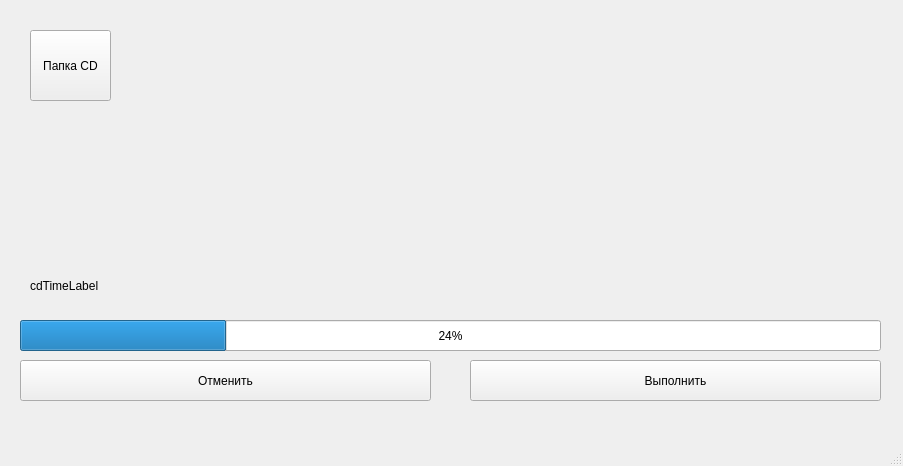
<?xml version="1.0" encoding="UTF-8"?>
<ui version="4.0">
 <class>MainWindow</class>
 <widget class="QMainWindow" name="MainWindow">
  <property name="geometry">
   <rect>
    <x>0</x>
    <y>0</y>
    <width>903</width>
    <height>466</height>
   </rect>
  </property>
  <property name="windowTitle">
   <string>MainWindow</string>
  </property>
  <widget class="QWidget" name="centralwidget">
   <widget class="QProgressBar" name="cdProgressBar">
    <property name="geometry">
     <rect>
      <x>20</x>
      <y>320</y>
      <width>861</width>
      <height>31</height>
     </rect>
    </property>
    <property name="value">
     <number>24</number>
    </property>
   </widget>
   <widget class="QPushButton" name="Cancel">
    <property name="geometry">
     <rect>
      <x>20</x>
      <y>360</y>
      <width>411</width>
      <height>41</height>
     </rect>
    </property>
    <property name="text">
     <string>Отменить</string>
    </property>
   </widget>
   <widget class="QPushButton" name="action">
    <property name="geometry">
     <rect>
      <x>470</x>
      <y>360</y>
      <width>411</width>
      <height>41</height>
     </rect>
    </property>
    <property name="text">
     <string>Выполнить</string>
    </property>
   </widget>
   <widget class="QLabel" name="cdTimeLabel">
    <property name="geometry">
     <rect>
      <x>30</x>
      <y>270</y>
      <width>171</width>
      <height>31</height>
     </rect>
    </property>
    <property name="text">
     <string>cdTimeLabel</string>
    </property>
   </widget>
   <widget class="QToolButton" name="toolButton">
    <property name="geometry">
     <rect>
      <x>30</x>
      <y>30</y>
      <width>81</width>
      <height>71</height>
     </rect>
    </property>
    <property name="text">
     <string>Папка CD</string>
    </property>
   </widget>
   <widget class="QLabel" name="label">
    <property name="geometry">
     <rect>
      <x>140</x>
      <y>30</y>
      <width>731</width>
      <height>61</height>
     </rect>
    </property>
    <property name="text">
     <string> </string>
    </property>
    <property name="alignment">
     <set>Qt::AlignCenter</set>
    </property>
    <property name="wordWrap">
     <bool>true</bool>
    </property>
   </widget>
  </widget>
  <widget class="QMenuBar" name="menubar">
   <property name="geometry">
    <rect>
     <x>0</x>
     <y>0</y>
     <width>903</width>
     <height>20</height>
    </rect>
   </property>
  </widget>
  <widget class="QStatusBar" name="statusbar"/>
 </widget>
 <resources/>
 <connections/>
</ui>
